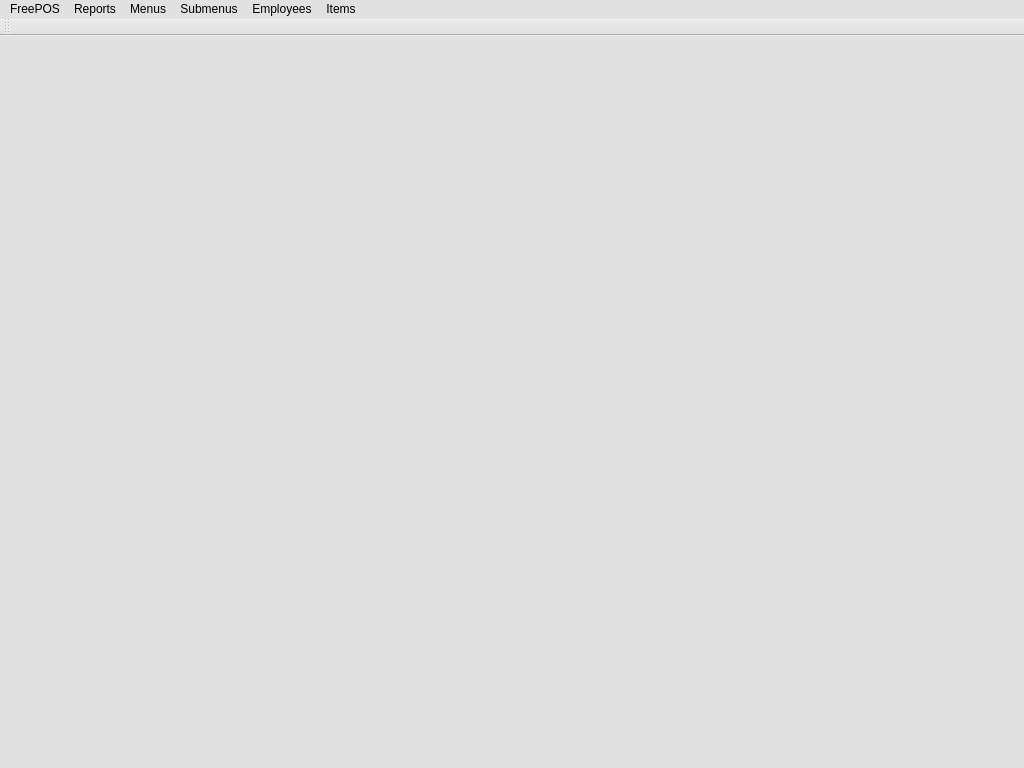
<?xml version="1.0" encoding="UTF-8"?>
<ui version="4.0">
 <class>MainWindow</class>
 <widget class="QMainWindow" name="MainWindow">
  <property name="geometry">
   <rect>
    <x>0</x>
    <y>0</y>
    <width>1024</width>
    <height>768</height>
   </rect>
  </property>
  <property name="windowTitle">
   <string>MainWindow</string>
  </property>
  <property name="styleSheet">
   <string notr="true">background-color: rgb(225, 225, 225);</string>
  </property>
  <widget class="QWidget" name="centralwidget"/>
  <widget class="QMenuBar" name="menubar">
   <property name="geometry">
    <rect>
     <x>0</x>
     <y>0</y>
     <width>1024</width>
     <height>19</height>
    </rect>
   </property>
   <widget class="QMenu" name="menuFreePos">
    <property name="title">
     <string>FreePOS</string>
    </property>
   </widget>
   <widget class="QMenu" name="menuReports">
    <property name="title">
     <string>Reports</string>
    </property>
    <addaction name="actionLabor_Report"/>
    <addaction name="actionSales_Report_Today"/>
    <addaction name="actionSales_Report"/>
   </widget>
   <widget class="QMenu" name="menuMenus">
    <property name="title">
     <string>Menus</string>
    </property>
    <addaction name="actionAssign_Menu"/>
    <addaction name="actionNew_Menu"/>
    <addaction name="actionEdit_Menu"/>
   </widget>
   <widget class="QMenu" name="menuSubmenus">
    <property name="title">
     <string>Submenus</string>
    </property>
    <addaction name="actionNew_Submenu"/>
    <addaction name="actionEdit_Submenu"/>
    <addaction name="actionRelated_Help_2"/>
   </widget>
   <widget class="QMenu" name="menuEmployees">
    <property name="title">
     <string>Employees</string>
    </property>
    <addaction name="actionEdit_Employees"/>
    <addaction name="actionSearch_Employees"/>
    <addaction name="actionRelatated_help"/>
   </widget>
   <widget class="QMenu" name="menuItems">
    <property name="title">
     <string>Items</string>
    </property>
    <addaction name="actionEdit_Items"/>
    <addaction name="actionSearch_Items"/>
    <addaction name="actionRelated_Help"/>
   </widget>
   <addaction name="menuFreePos"/>
   <addaction name="menuReports"/>
   <addaction name="menuMenus"/>
   <addaction name="menuSubmenus"/>
   <addaction name="menuEmployees"/>
   <addaction name="menuItems"/>
  </widget>
  <widget class="QStatusBar" name="statusbar"/>
  <widget class="QToolBar" name="toolBar">
   <property name="windowTitle">
    <string>toolBar</string>
   </property>
   <attribute name="toolBarArea">
    <enum>TopToolBarArea</enum>
   </attribute>
   <attribute name="toolBarBreak">
    <bool>false</bool>
   </attribute>
  </widget>
  <action name="actionEdit_Employees">
   <property name="text">
    <string>Edit Employees</string>
   </property>
  </action>
  <action name="actionRelatated_help">
   <property name="text">
    <string>Relatated help</string>
   </property>
  </action>
  <action name="actionEdit_Items">
   <property name="text">
    <string>Edit Items</string>
   </property>
  </action>
  <action name="actionSearch_Items">
   <property name="text">
    <string>Search Items</string>
   </property>
  </action>
  <action name="actionRelated_Help">
   <property name="text">
    <string>Related Help</string>
   </property>
  </action>
  <action name="actionSearch_Employees">
   <property name="text">
    <string>Search Employees</string>
   </property>
  </action>
  <action name="actionNew_Submenu">
   <property name="text">
    <string>New Submenu</string>
   </property>
  </action>
  <action name="actionEdit_Submenu">
   <property name="text">
    <string>Edit Submenu</string>
   </property>
  </action>
  <action name="actionRelated_Help_2">
   <property name="text">
    <string>Related Help</string>
   </property>
  </action>
  <action name="actionAssign_Menu">
   <property name="text">
    <string>Assign Menu</string>
   </property>
  </action>
  <action name="actionNew_Menu">
   <property name="text">
    <string>New Menu</string>
   </property>
  </action>
  <action name="actionEdit_Menu">
   <property name="text">
    <string>Edit Menu</string>
   </property>
  </action>
  <action name="actionLabor_Report">
   <property name="text">
    <string>Labor Report</string>
   </property>
  </action>
  <action name="actionSales_Report_Today">
   <property name="text">
    <string>Sales Report (Today)</string>
   </property>
  </action>
  <action name="actionSales_Report">
   <property name="text">
    <string>Select Sales Report</string>
   </property>
  </action>
 </widget>
 <resources/>
 <connections/>
</ui>
